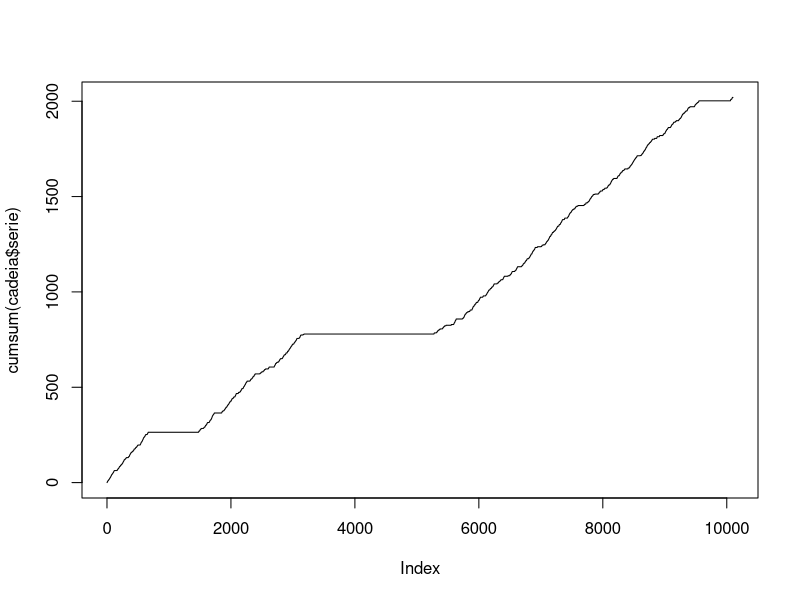
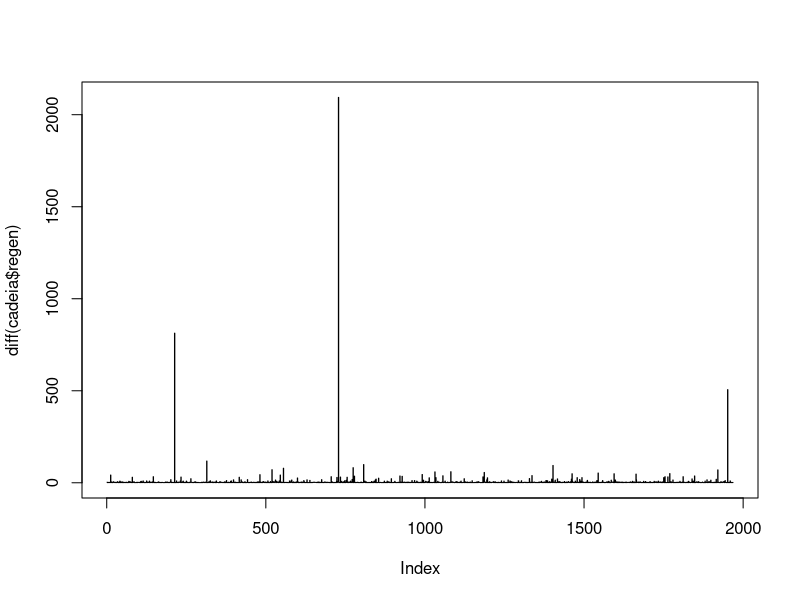
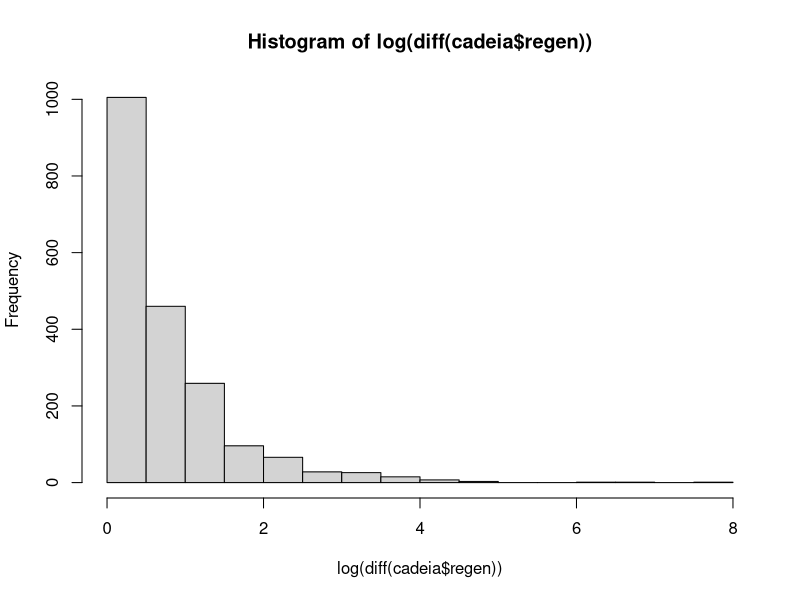
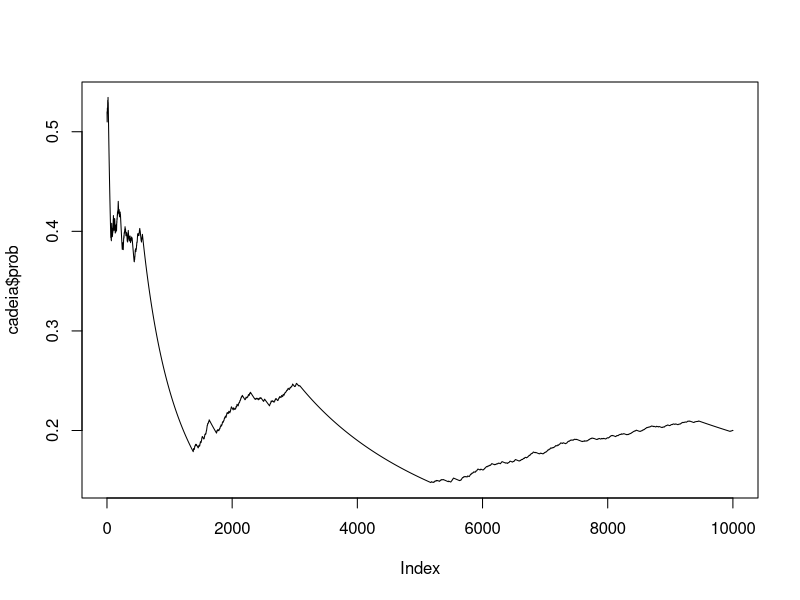
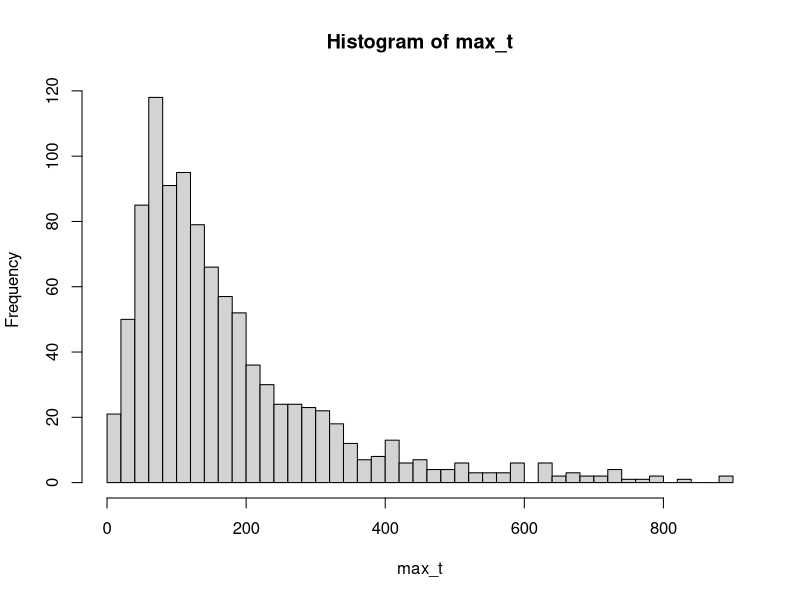
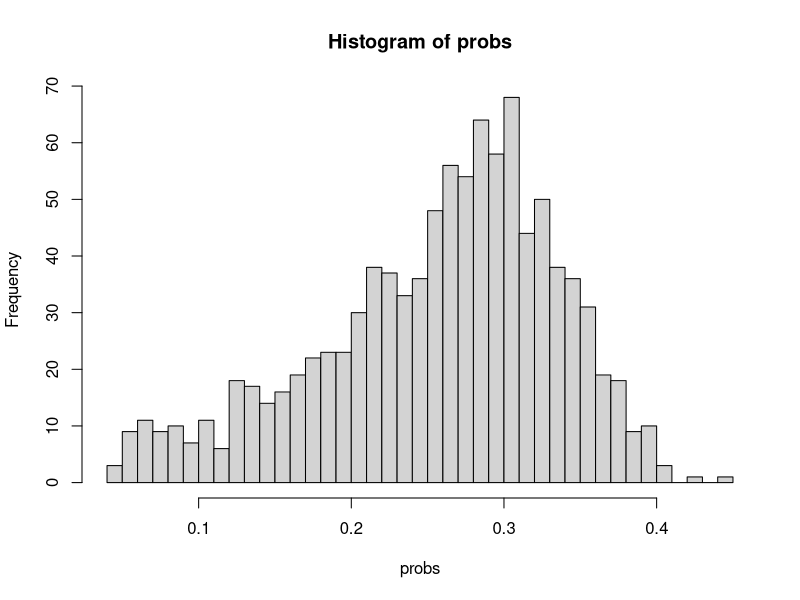
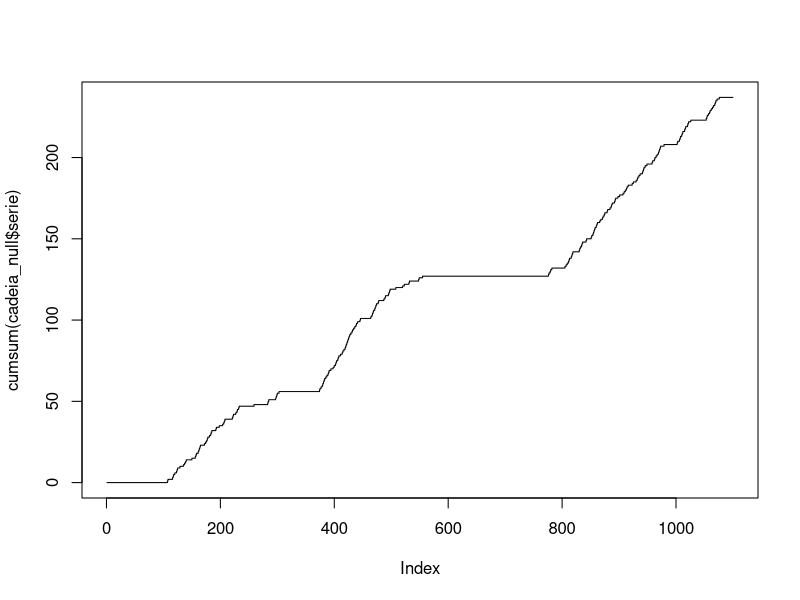
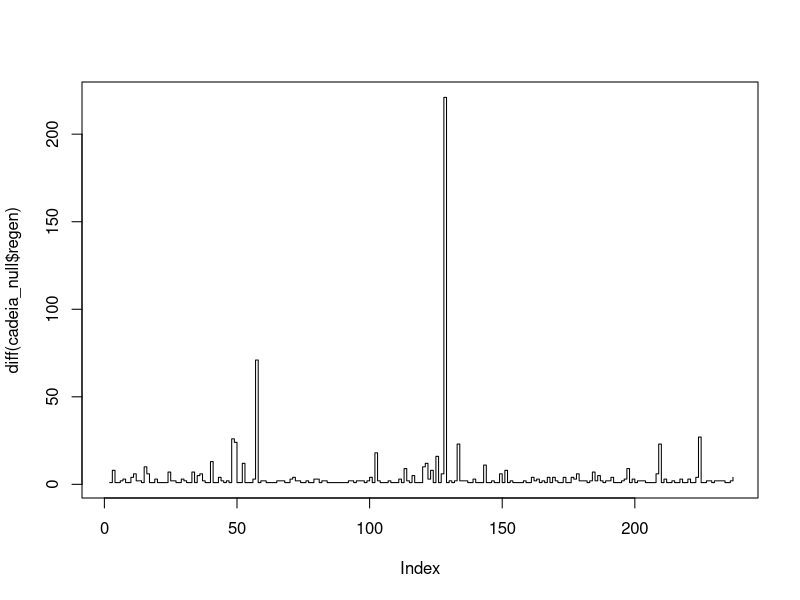

Write R code to recreate these figures, in order. (Note: a time limit stopped this script after it produced the figures.)
#simulação de uma cadeia de memoria variavel A = {0,1} P[x=1|x_] = q_k, k = inf{n: x_(-n) = 1}

seq_inicial = sample(c(0,1),100,T)
seq_inicial_inf = rep(0,100)

cemav_bin = function(n, passado=NA, seed = NA, q0 = 1/2, qk = function(x) 1/(x+1), q_inf = 0){
  if(any(is.na(passado))) passado = sample(c(0,1),100,T)
  if(!is.na(seed)) set.seed(seed)
  serie = c(passado)
  regeneracoes = c(max(which(serie==1))-length(serie))
  prob_emp = c(sum(passado)/length(passado))
  prob_q = c()
  for(i in 1:n){
    k = length(serie)-max(which(serie==1))
    probab = ifelse(k>0&k<Inf,qk(k),ifelse(k==0,q0,q_inf))
    x = sample(c(0,1),1,T,c(1-probab, probab))
    serie = append(serie, x)
    if(x==1) regeneracoes = append(regeneracoes, i)
    prob_emp = append(prob_emp, sum(serie)/length(serie))
    prob_q = append(prob_q, probab)
  }
  return(list(serie = serie, regen = regeneracoes, prob = prob_emp, q = prob_q))
}

cadeia = cemav_bin(10000,passado = seq_inicial)

plot(cumsum(cadeia$serie), type='s')
plot(diff(cadeia$regen), type = 's')
hist(log(diff(cadeia$regen)))
plot(cadeia$prob, type = 'l')

max_t = c()
for(i in 1:1000){
  c = cemav_bin(10^3)
  max_t = append(max_t, max(diff(c$regen)))
}
hist(max_t, breaks = 50)

probs = c()
for(i in 1:1000){
  c = cemav_bin(10^3)
  probs = append(probs, c$prob[1001])
}
hist(probs, breaks = 50)

cadeia_null = cemav_bin(1000, seq_inicial_inf, q_inf = 0.1)

plot(cumsum(cadeia_null$serie), type='s')
plot(diff(cadeia_null$regen), type = 's')
plot(cadeia_null$prob, type = 'l')


cadeia_finit = cemav_bin(10^5, q0 = 1/4, qk = function(x) 1/((x+1)^1.1))
plot(cumsum(cadeia_finit$serie), type='s')
plot(diff(cadeia_finit$regen), type = 's')
hist(diff(cadeia_finit$regen))
plot(cadeia_finit$prob, type = 'l')
plot(cadeia_finit$serie)
plot(cadeia_finit$q, type = 'l')
